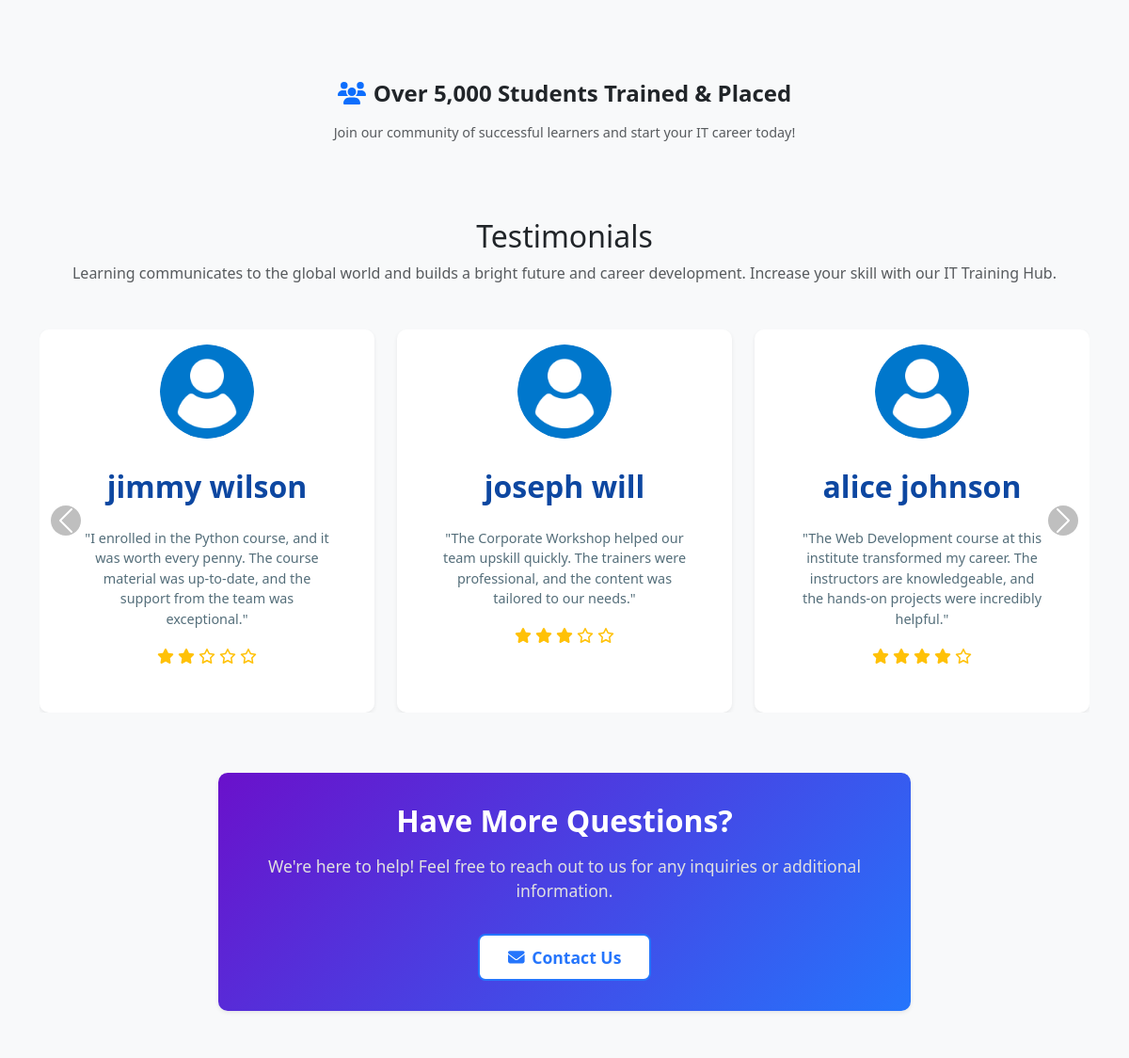
Before: / (middle part) with the older database file.
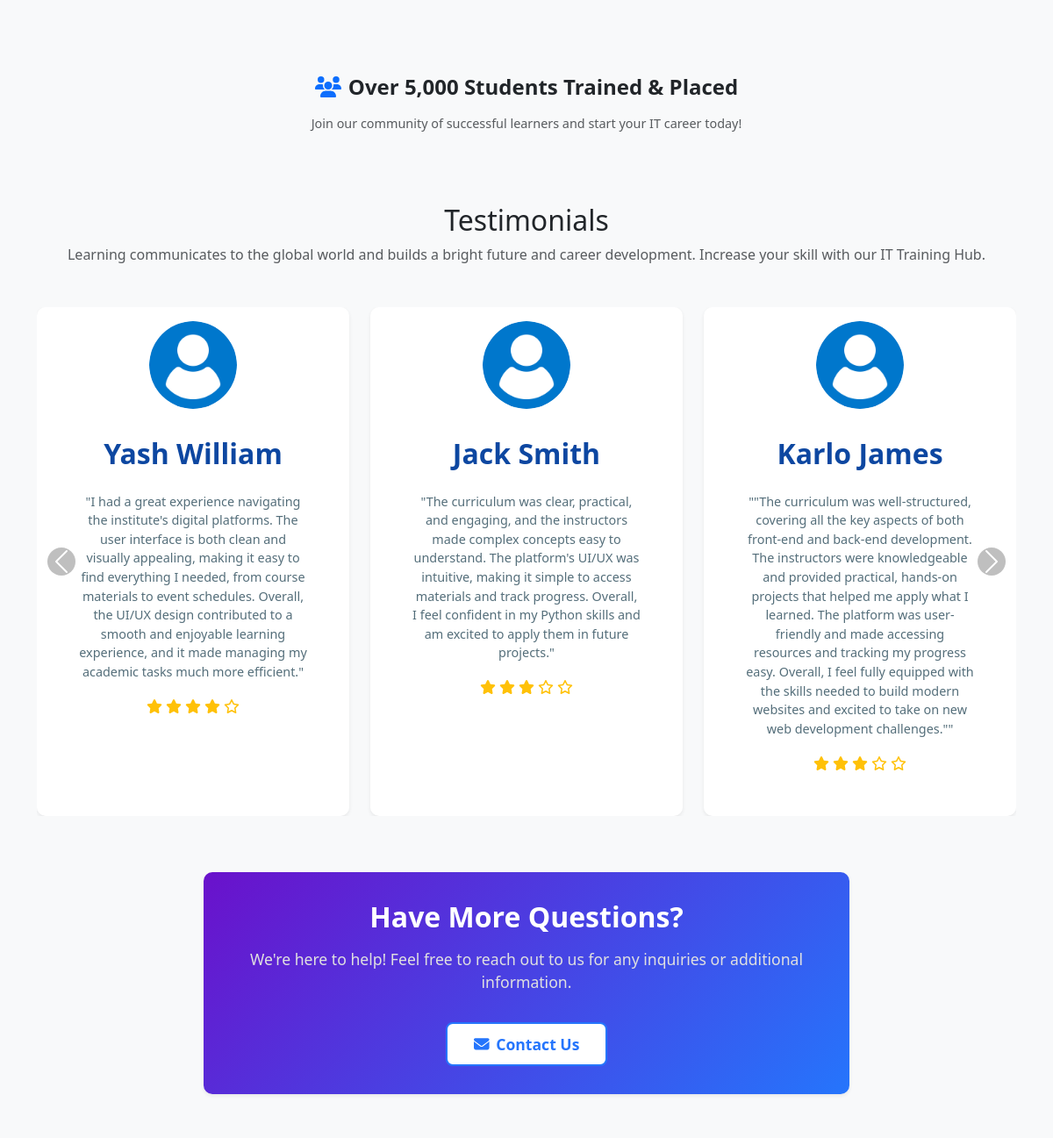
After: the same page with the newer database file.
### myapp/models.py (models this page shows, shortened)
class Testimonial(models.Model):
    student_name = models.CharField(max_length=100)
    postion = models.CharField(max_length=100)
    testimonial = models.TextField()
    photo = models.ImageField(upload_to="testimonials/",null=True,blank=True)
    rating = models.DecimalField(
        max_digits=3, decimal_places=2, default=0.0
    )  # Max 5.0 rating
    is_active = models.BooleanField(default=True)

### myapp/views.py (the view)
# urls.py: path("",home, name='home'),
def home(request):
    testimonials = Testimonial.objects.all()
    context = {
        "testimonials": testimonials,
    }
    return render(request, 'main/home.html',context)

### myapp/templates/main/home.html (shortened to what this page needs)
{% extends 'base.html' %}
{% load static %}
{% block content %}
  <section class="why-choose-us py-5 bg-light">
    <div class="container">
      <div class="row text-center">
        <div class="col-md-4 mb-4">
        </div>
        <div class="col-md-4 mb-4">
        </div>
        <div class="col-md-4 mb-4">
        </div>
      </div>
      <div class="row mt-5">
        <div class="col-md-12 text-center">
          <h4 class="fw-bold"><i class="fas fa-users me-2 text-primary"></i>Over 5,000 Students Trained & Placed</h4>
          <p class="text-muted">Join our community of successful learners and start your IT career today!</p>
        </div>
      </div>
    </div>
  </section>
<div class="container my-3" data-aos="fade-down" data-aos-duration="1000">
  <h2 class="text-center">Testimonials</h2>
  <p class="text-muted text-center mb-5">Learning communicates to the global world and builds a bright future and career development. Increase your skill with our IT Training Hub.</p>
  <div id="testimonialCarousel" class="carousel slide" data-bs-ride="carousel">
    <div class="carousel-inner">
      {% for testimonial in testimonials %}
        {% if forloop.counter0|divisibleby:3 %}
          <div class="carousel-item {% if forloop.first %}active{% endif %}">
            <div class="row row-cols-1 row-cols-md-3 g-4">
        {% endif %}
              <div class="col">
                <div class="card h-100 shadow-sm text-center p-3">
                  <img src="{% if testimonial.photo %}{{ testimonial.photo.url }}{% else %}{% static 'images/default-user.png' %}{% endif %}" class="rounded-circle mx-auto" alt="{{ testimonial.student_name }}" width="100" height="100">
                  <div class="card-body">
                    <h5 class="card-title">{{ testimonial.student_name }}</h5>
                    <p class="card-text">"{{ testimonial.testimonial }}"</p>
                    <div class="text-warning">
                      {% for _ in "12345" %}
                        {% if forloop.counter <= testimonial.rating %}
                          <i class="fas fa-star"></i>
                        {% else %}
                          <i class="far fa-star"></i>
                        {% endif %}
                      {% endfor %}
                    </div>
                  </div>
                </div>
              </div>
        {% if forloop.counter|divisibleby:3 or forloop.last %}
            </div>
          </div>
        {% endif %}
      {% endfor %}
    </div>
    <button class="carousel-control-prev" type="button" data-bs-target="#testimonialCarousel" data-bs-slide="prev">
      <span class="carousel-control-prev-icon" aria-hidden="true"></span>
    </button>
    <button class="carousel-control-next" type="button" data-bs-target="#testimonialCarousel" data-bs-slide="next">
      <span class="carousel-control-next-icon" aria-hidden="true"></span>
    </button>
  </div>
</div>
<section class="inquiries-section py-5 bg-light">
  <div class="container">
    <div class="row justify-content-center">
      <div class="col-md-8 text-center">
        <div class="card shadow-sm">
          <div class="card-body">
            <h3 class="card-title">Have More Questions?</h3>
            <p class="card-text">We're here to help! Feel free to reach out to us for any inquiries or additional information.</p>
            <a href="#contact" class="btn btn-primary btn-lg">
              <i class="fas fa-envelope me-2"></i>Contact Us
            </a>
          </div>
        </div>
      </div>
    </div>
  </div>
</section>
{% endblock content %}

### myapp/templates/base.html (shortened to what this page needs)
<!DOCTYPE html>
{% load static %}
<html lang="en">
<head>
    <link href="https://cdn.jsdelivr.net/npm/bootstrap@5.3.3/dist/css/bootstrap.min.css" rel="stylesheet"
>
    <link href="https://cdnjs.cloudflare.com/ajax/libs/font-awesome/6.0.0-beta3/css/all.min.css" rel="stylesheet">
    <link rel="stylesheet" href="//cdn.jsdelivr.net/npm/alertifyjs@1.14.0/build/css/alertify.min.css" />
    <link href="https://cdn.jsdelivr.net/npm/bootstrap-icons@1.11.3/font/bootstrap-icons.css" rel="stylesheet">
    <link rel="stylesheet" href="//cdn.jsdelivr.net/npm/alertifyjs@1.14.0/build/css/themes/default.min.css" />
    <link rel="stylesheet" href="{% static 'css/style.css' %}">
</head>
<body>
    {% block content %}
    {% endblock content %}
</body>
</html>

### myapp/static/css/style.css (style rules this page uses)
.carousel-control-prev, .carousel-control-next { width: 5%; z-index: 10; }
.carousel-control-prev-icon, .carousel-control-next-icon { background-color: rgba(0, 0, 0, 0.5) !important; border-radius: 50%; padding: 10px; }
.inquiries-section { padding: 60px 0; }
.inquiries-section .card { border: none; border-radius: 10px; background: linear-gradient(135deg, #6a11cb, #2575fc); color: #ffffff; transition: transform 0.3s ease, box-shadow 0.3s ease; }
.inquiries-section .card-title { font-size: 2rem; font-weight: bold; margin-bottom: 1rem; color: #ffffff; }
.inquiries-section .card-text { font-size: 1.1rem; color: #e0e0e0; margin-bottom: 2rem; }
.inquiries-section .btn-primary { background-color: #ffffff; color: #2575fc; border: 2px solid #2575fc; padding: 10px 30px; font-size: 1.1rem; transition: background-color 0.3s ease, color 0.3s ease; }
.card { border: none; border-radius: 10px; box-shadow: 0 4px 12px rgba(0, 0, 0, 0.1); transition: transform 0.3s ease, box-shadow 0.3s ease; }
.card-body { padding: 30px; }
.card-title { font-size: 2rem; font-weight: bold; margin-bottom: 1.5rem; color: #0d47a1; text-align: center; }
.btn-primary { background-color: #0d47a1; border: none; padding: 10px; font-size: 1rem; font-weight: bold; transition: background-color 0.3s ease; }
.text-center p { margin-top: 1rem; font-size: 0.9rem; color: #546e7a; }
.text-center a { color: #0d47a1; text-decoration: none; font-weight: bold; }
body { background-color: #f8f9fa; }
.card-body { padding: 2rem; }

Changed rows visible on the page:
removed Testimonial: student_name "jimmy wilson", testimonial "I enrolled in the Python course, and it was worth every penny. The course material was up-to-date, and the support from the team was exceptional.", rating 2 (drawn)
removed Testimonial: student_name "joseph will", testimonial "The Corporate Workshop helped our team upskill quickly. The trainers were professional, and the content was tailored to our needs.", rating 3 (drawn)
added Testimonial: student_name "Yash William", testimonial "I had a great experience navigating the institute's digital platforms. The user interface is both clean and visually appealing, making it easy to find everything I needed, from course materials to event schedules. Overall, the UI/UX design contributed to a smooth and enjoyable learning experience, and it made managing my academic tasks much more efficient.", rating 4 (drawn)
added Testimonial: student_name "Jack Smith", testimonial "The curriculum was clear, practical, and engaging, and the instructors made complex concepts easy to understand. The platform's UI/UX was intuitive, making it simple to access materials and track progress. Overall, I feel confident in my Python skills and am excited to apply them in future projects.", rating 3 (drawn)
changed Testimonial: student_name "alice johnson" → "Karlo James"; testimonial "The Web Development course at this institute transformed my career. The instructors are knowledgeable, and the hands-on projects were incredibly helpful." → "\"The curriculum was well-structured, covering all the key aspects of both front-end and back-end development. The instructors were knowledgeable and provided practical, hands-on projects that helped me apply what I learned. The platform was user-friendly and made accessing resources and tracking my progress easy. Overall, I feel fully equipped with the skills needed to build modern websites and excited to take on new web development challenges.\""; rating 4 → 3 (drawn)
